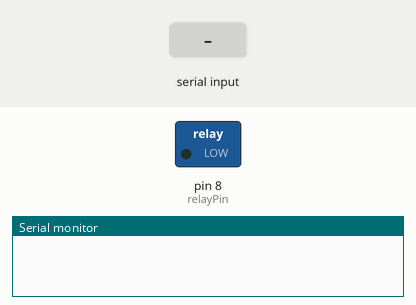
The sketch below on a simulated Arduino Uno, built with avr-gcc and run on an emulated ATmega328P. Parts: switched loads named in the sketch (green lamp = pin HIGH), the last lines printed to the serial monitor. The test bench sets the inputs (shaded band).

Above: at 1.2 s.
1.3 s: "1" received over Serial
At 1.9 s:
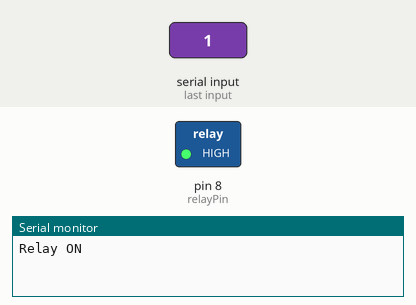
2.8 s: "0" received over the second serial link
At 4.0 s:
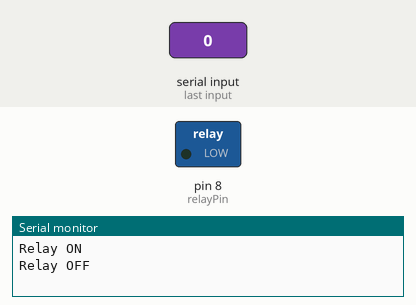
4.3 s: "1" received over the second serial link
At 5.3 s:
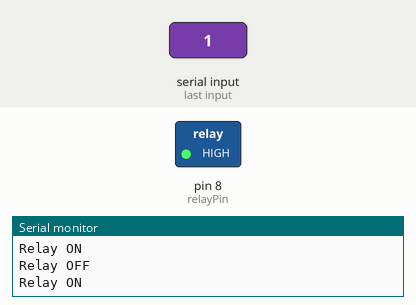
5.8 s: "0" received over Serial
At 6.5 s:
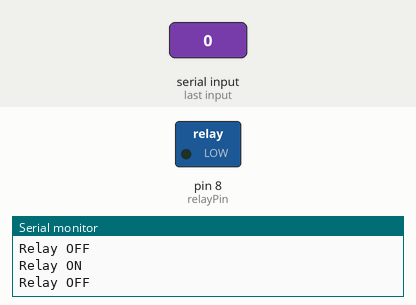
Timing chart, 0 to 8.3 s (numbered marks = the images above; inputs shaded):
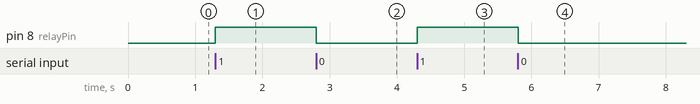

The sketch:

Exp08.ino
```cpp
#include <SoftwareSerial.h>

char incomingData;
int relayPin = 8;

// RX = Arduino D2, TX = Arduino D3
SoftwareSerial bluetoothSerial(2, 3); // RX, TX

void setup()
{
    Serial.begin(9600);          // Serial Monitor
    bluetoothSerial.begin(9600); // Bluetooth
    pinMode(relayPin, OUTPUT);
    digitalWrite(relayPin, LOW); // Relay OFF by default
}

void loop()
{
    // Check for Serial Monitor input
    if (Serial.available())
    {
        incomingData = Serial.read();
        handleCommand(incomingData);
    }

    // Check for Bluetooth input
    if (bluetoothSerial.available())
    {
        incomingData = bluetoothSerial.read();
        handleCommand(incomingData);
    }
}

void handleCommand(char cmd)
{
    if (cmd == '1')
    {
        digitalWrite(relayPin, HIGH); // Turn ON relay
        Serial.println("Relay ON");
    }
    else if (cmd == '0')
    {
        digitalWrite(relayPin, LOW); // Turn OFF relay
        Serial.println("Relay OFF");
    }
}
```

Measured:
- after the input at 1.3 s, pin 8 (relayPin): LOW → HIGH at once
- after the input at 2.8 s, pin 8 (relayPin): HIGH → LOW at once
- after the input at 4.3 s, pin 8 (relayPin): LOW → HIGH at once
- after the input at 5.8 s, pin 8 (relayPin): HIGH → LOW at once
